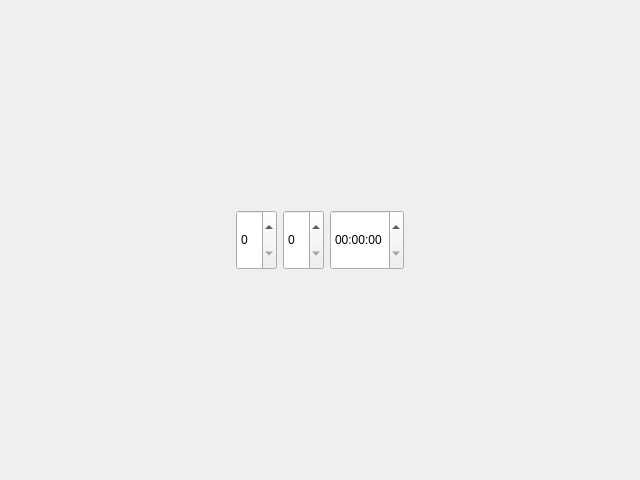
<?xml version="1.0" encoding="UTF-8"?>
<ui version="4.0">
 <class>DateTimeEditerWidget</class>
 <widget class="QWidget" name="DateTimeEditerWidget">
  <property name="geometry">
   <rect>
    <x>0</x>
    <y>0</y>
    <width>640</width>
    <height>480</height>
   </rect>
  </property>
  <property name="windowTitle">
   <string>Form</string>
  </property>
  <layout class="QHBoxLayout" name="horizontalLayout_2">
   <item>
    <layout class="QVBoxLayout" name="verticalLayout">
     <item>
      <layout class="QHBoxLayout" name="horizontalLayout">
       <item>
        <widget class="QSpinBox" name="spinBox">
         <property name="minimumSize">
          <size>
           <width>0</width>
           <height>60</height>
          </size>
         </property>
        </widget>
       </item>
       <item>
        <widget class="QSpinBox" name="spinBox_2">
         <property name="minimumSize">
          <size>
           <width>0</width>
           <height>60</height>
          </size>
         </property>
        </widget>
       </item>
       <item>
        <widget class="QTimeEdit" name="timeEdit">
         <property name="minimumSize">
          <size>
           <width>0</width>
           <height>60</height>
          </size>
         </property>
         <property name="displayFormat">
          <string>HH:mm:ss</string>
         </property>
        </widget>
       </item>
      </layout>
     </item>
     <item>
      <layout class="QGridLayout" name="gridLayout">
       <property name="spacing">
        <number>2</number>
       </property>
      </layout>
     </item>
    </layout>
   </item>
  </layout>
 </widget>
 <resources/>
 <connections/>
</ui>
